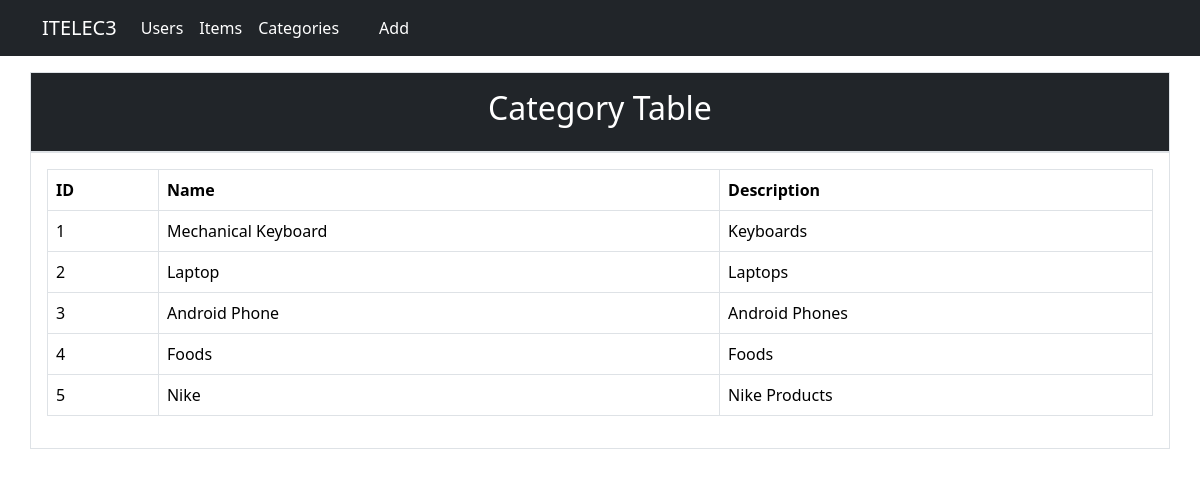
The app's page /db/category.php (signed in) with its own data.
### tables this page shows
CREATE TABLE `categorytbl` (
  `category_id` int(11) NOT NULL,
  `category_name` text NOT NULL,
  `category_description` text NOT NULL
);

### db/category.php (the view, shortened to what this page needs)
<?php
    require_once('../db/dbconnection.php');
    include("navbar.php");
?>
<!DOCTYPE html>
<html lang="en">
<head>
    <link rel="stylesheet" href="../bootstrap/bootstrap.min.css">
</head>
<body>
    <div class="container p-3 border bg-dark mt-3">
        <h2 class="text-white text-center">Category Table</h2>
    </div>
    <div class="container border p-3">
        <?php
            $sql = "SELECT * FROM categorytbl";
            $query = $conn->query($sql);
            $numRows = $query->num_rows;
            if($numRows>0){
            ?>
                <table class="table table-bordered">
                    <thead>
                        <tr>
                            <th>ID</th>
                            <th>Name</th>
                            <th>Description</th>
                        </tr>
                    </thead>
                    <tbody>
                        <?php
                            while($row = $query->fetch_assoc()){
                                $id = $row['category_id'];
                                $name = $row['category_name'];
                                $description = $row['category_description'];
                        ?>
                            <tr>
                                <td><?php echo $id ?></td>
                                <td><?php echo $name ?></td>
                                <td><?php echo $description ?></td>
                            </tr>
                        <?php } ?>
                    </tbody>
                </table>
        <?php } ?>
    </div>
</body>
</html>

### records on screen
categorytbl: category_id "1", category_name "Mechanical Keyboard", category_description "Keyboards"
categorytbl: category_id "2", category_name "Laptop", category_description "Laptops"
categorytbl: category_id "3", category_name "Android Phone", category_description "Android Phones"
categorytbl: category_id "4", category_name "Foods", category_description "Foods"
categorytbl: category_id "5", category_name "Nike", category_description "Nike Products"
